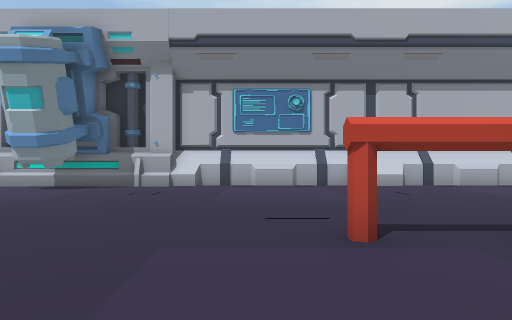
[1] (above)

16 first-person views from a walk through a scene from a Unity 3-D project. The camera is 1.5 m above the floor, looks level and sees 75° across. The floor is counted in squares, 2 m on a side. Each view is taken from the middle of a square. On the plan, view 1 faces up. The plan holds only what a view shows up to about 11 squares ahead; the rest is blank. The place goes on beyond the plan.

[2]
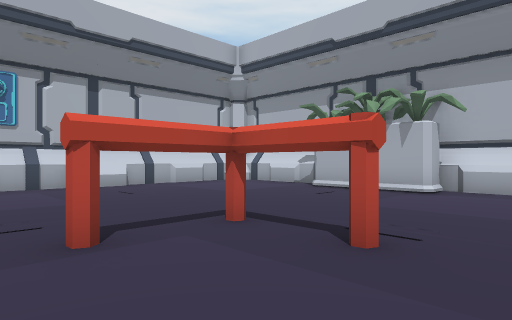

[3]
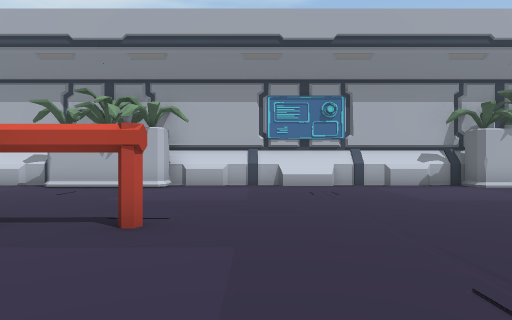

[4]
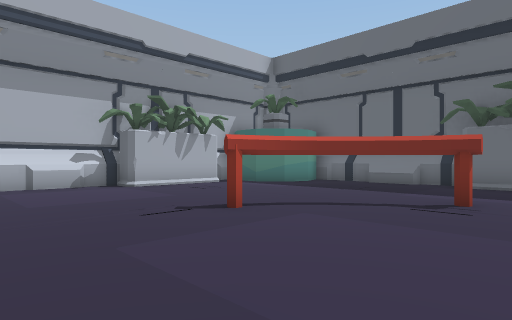

[5]
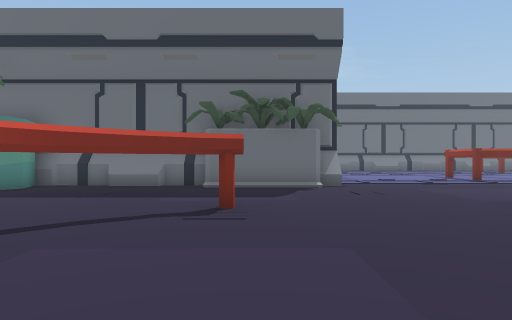

[6]
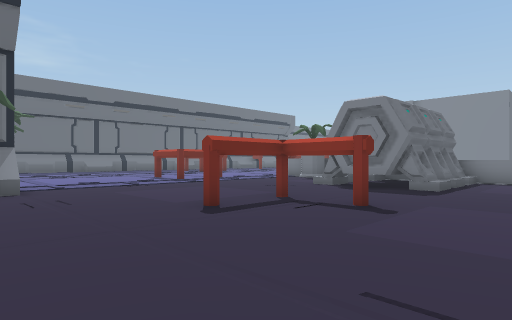

[7]
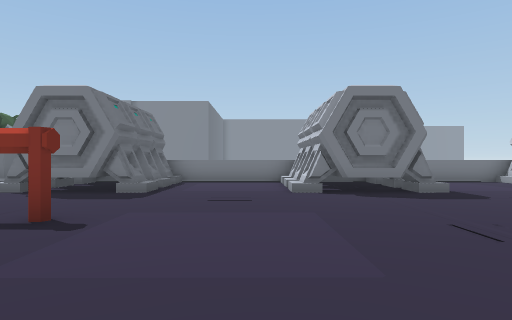

[8]
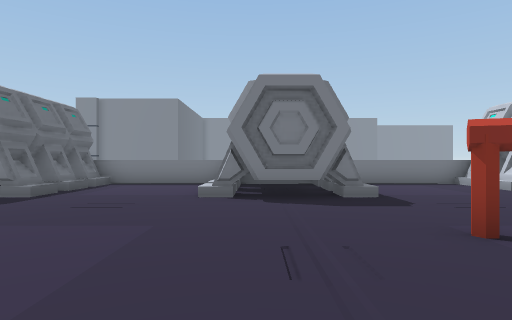

[9]
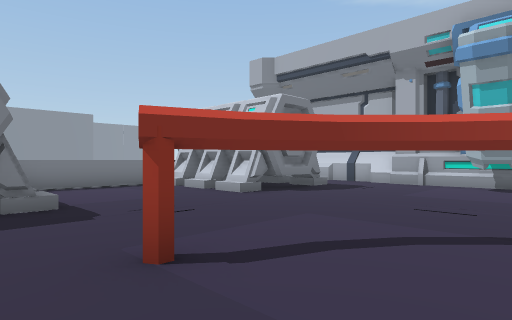

[10]
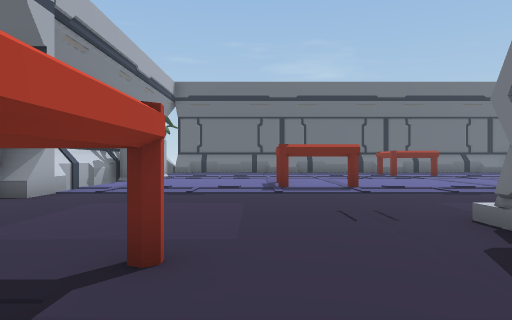

[11]
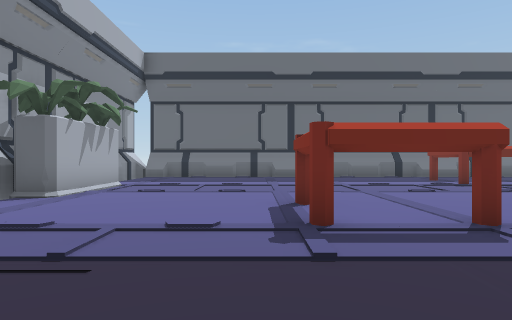

[12]
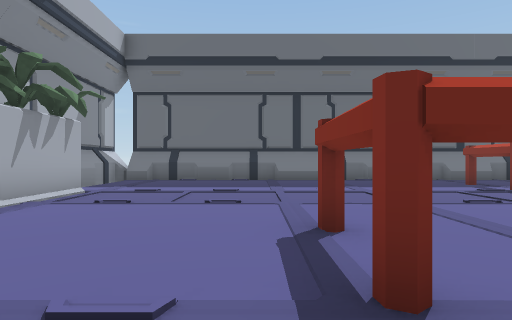

[13]
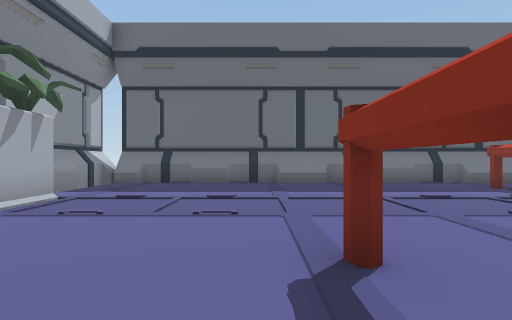

[14]
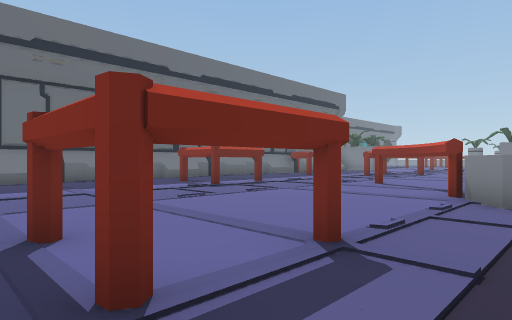

[15]
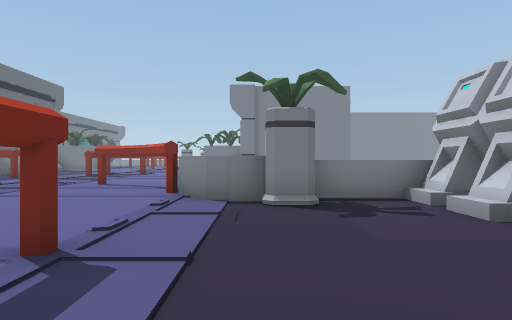

[16]
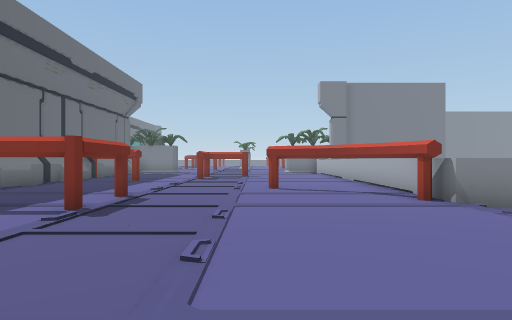

### Floor plan
Key: @ floor where view 1 was taken; # wall or solid block; . floor; / step, stairs or slope; ^ raised ledge; O other object.
Columns run from 19 left of view 1 to 9 right of it. Each row starts with its distance up from view 1.
 10           ##################
  9           ...##............
  8          .................. #
  7         ##..................#
  6         ##..................#
  5      ^####.................##
  4      ^......... ...........#
  3      ^......... ....O O....##
  2      ^.......    .....#.....#
  1      ^.......       ..O.....#
  0       ##.#...O.   .@........#
 -1          #......    ........#
 -2         ##....... . ........#
 -3      ^////......   .........#
 -4      ^......................#
 -5      ^......................#
 -6      ^................#.....#
 -7      ^##.#...O....... .....##
 -8       ####...O#O....O .....#
 -9       ####.....O...........#
-10      ^////................
-11      ^....................#
-12      ##...........###.....#
-13      ##..........## #######
-14 #######..........#
-15 ....#O....#O.....#
-16 ... .......O.....#
-17 ..#..............#
-18 ..O.............##
-19 ................#
-20 ................#
-21 ....# O..........
-22 ...... ..........#
-23 ......O..........#
-24 .................#
-25 ##################

Where each view was taken, in squares from view 1:
view 1: 0 up, 0 right, facing up
view 2: 0 up, 0 right, facing up-right
view 3: 0 up, 1 left, facing right
view 4: 2 down, 1 left, facing down-right
view 5: 3 down, 0 right, facing down
view 6: 4 down, 1 left, facing down-left
view 7: 4 down, 2 left, facing left
view 8: 2 down, 3 left, facing left
view 9: 1 down, 4 left, facing up-left
view 10: 6 down, 7 left, facing down
view 11: 11 down, 7 left, facing down
view 12: 13 down, 7 left, facing down
view 13: 14 down, 7 left, facing down
view 14: 13 down, 7 left, facing down-left
view 15: 13 down, 7 left, facing left
view 16: 18 down, 8 left, facing left
